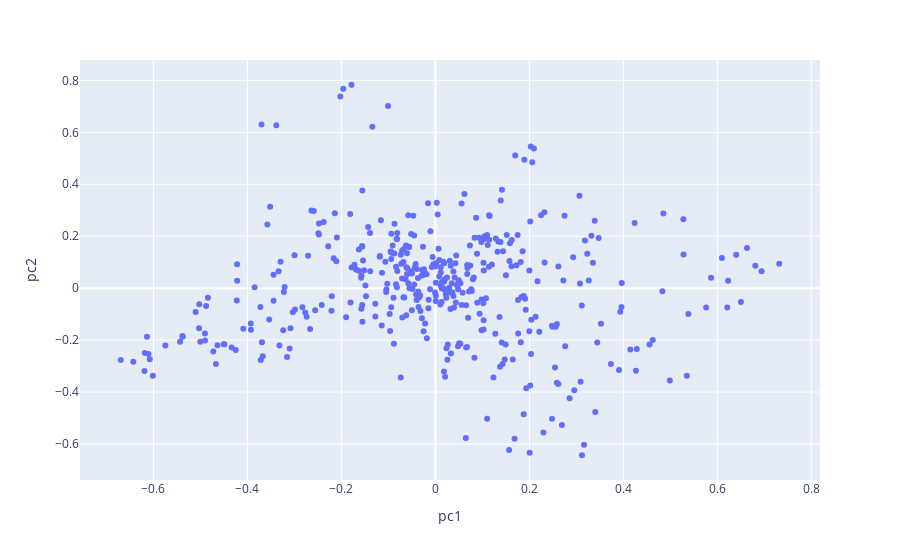

Notebook source saved alongside this figure:
### Code cell
basefolder = "/home/dobraczka/Downloads/ScadsPCResults/output/results/BootEA/D_W_15K_V1/721_5fold/1/20200602160826/"
emb = np.load(basefolder + "rel_embeds.npy")
ids1 = pd.read_csv(basefolder + "kg1_rel_ids", names=["uri","id"], index_col="id",sep="\t")
ids2 = pd.read_csv(basefolder + "kg2_rel_ids", names=["uri","id"], index_col="id",sep="\t")
pca = PCA(n_components=2)
principal_components = pca.fit_transform(emb)
principalDf = pd.DataFrame(data = principal_components, columns = ['pc1', 'pc2'])
# add names
principalDf = principalDf.merge(ids1,left_index=True,right_index=True,how="left").combine_first(principalDf.merge(ids2,left_index=True,right_index=True,how="left"))
fig = px.scatter(principalDf, x="pc1", y="pc2", hover_data=["name"])
fig.show()

### Figure 1 — Plotly figure (JSON) as saved in the notebook; plotly's stock layout.template omitted (floating-point values rounded to 4 significant figures; data arrays with more than 128 entries replaced by an {"elided": "..."} marker saying what was removed)
{"data": [{"customdata": {"elided": "417x1 str values"}, "hovertemplate": "pc1=%{x}<br>pc2=%{y}<br>name=%{customdata[0]}<extra></extra>", "legendgroup": "", "marker": {"color": "#636efa", "symbol": "circle"}, "mode": "markers", "name": "", "orientation": "v", "showlegend": false, "type": "scatter", "x": {"elided": "417 float values"}, "xaxis": "x", "y": {"elided": "417 float values"}, "yaxis": "y"}], "layout": {"legend": {"tracegroupgap": 0}, "margin": {"t": 60}, "xaxis": {"anchor": "y", "domain": [0, 1], "title": {"text": "pc1"}}, "yaxis": {"anchor": "x", "domain": [0, 1], "title": {"text": "pc2"}}}}
